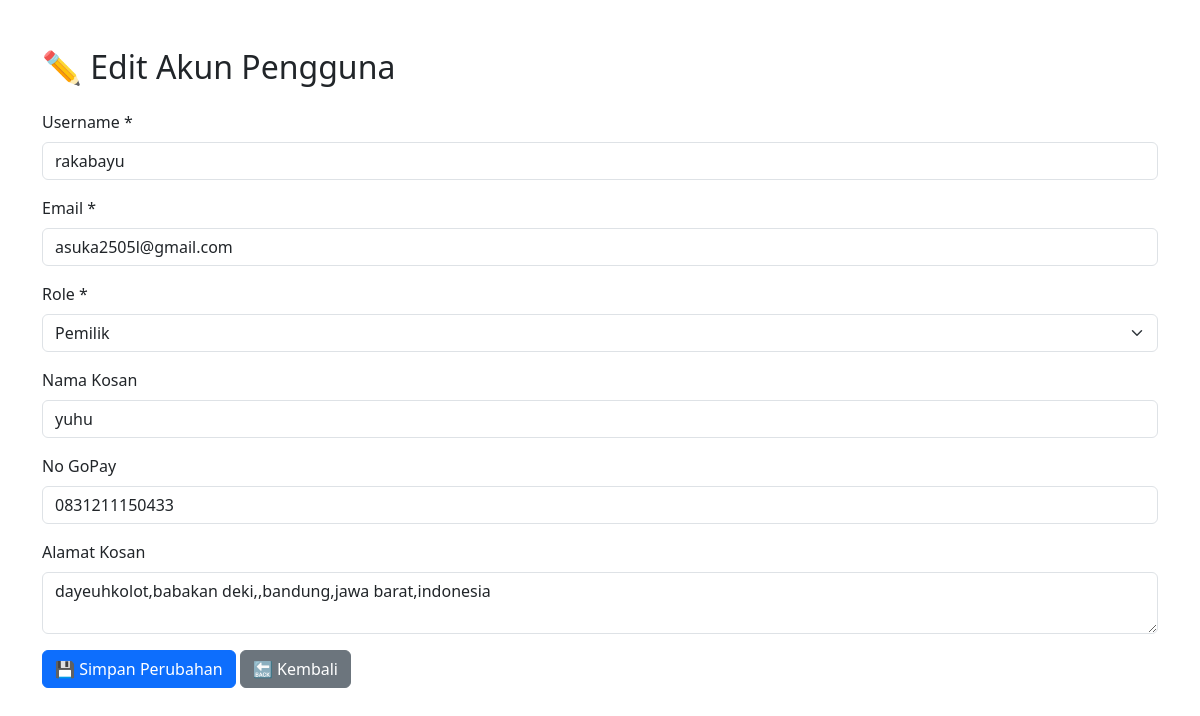
/commponent/edit_user.php?id=100 (signed in), run on the app's committed database.
### tables this page shows
CREATE TABLE `users` (
  `id` int(11) NOT NULL AUTO_INCREMENT,
  `username` varchar(255) NOT NULL,
  `password` varchar(255) NOT NULL,
  `email` varchar(255) NOT NULL,
  `role` varchar(10) NOT NULL,
  `nama_kosan` varchar(255) DEFAULT NULL,
  `created_at` timestamp NOT NULL DEFAULT current_timestamp(),
  `reset_token` varchar(255) DEFAULT NULL,
  `reset_token_expiry` datetime DEFAULT NULL,
  `no_gopay` varchar(20) DEFAULT NULL,
  `alamat_kosan` text DEFAULT NULL,
  `latitude` varchar(50) DEFAULT NULL,
  `longitude` varchar(50) DEFAULT NULL,
  `is_verified` tinyint(1) DEFAULT 0,
  `verification_token` varchar(100) DEFAULT NULL,
  `is_deleted` tinyint(1) DEFAULT 0,
  PRIMARY KEY (`id`)
);

### commponent/edit_user.php (the view, shortened to what this page needs)
<?php
$host = 'localhost';
$dbname = 'users';
$username = 'root';
$password = '';
try {
    $pdo = new PDO("mysql:host=$host;dbname=$dbname", $username, $password);
    $pdo->setAttribute(PDO::ATTR_ERRMODE, PDO::ERRMODE_EXCEPTION);
} catch (PDOException $e) {
    die("Koneksi gagal: " . $e->getMessage());
}
$id = $_GET['id'] ?? null;
$stmt = $pdo->prepare("SELECT * FROM users WHERE id = ?");
$stmt->execute([$id]);
$user = $stmt->fetch();
?>
<!DOCTYPE html>
<html>
<head>
    <link href="https://cdn.jsdelivr.net/npm/bootstrap@5.3.0/dist/css/bootstrap.min.css" rel="stylesheet">
</head>
<body>
<div class="container mt-5">
    <h2 class="mb-4">✏️ Edit Akun Pengguna</h2>
    <form method="POST">
        <div class="mb-3">
            <label class="form-label">Username *</label>
            <input type="text" name="username" value="<?= htmlspecialchars($user['username']) ?>" class="form-control" required>
        </div>
        <div class="mb-3">
            <label class="form-label">Email *</label>
            <input type="email" name="email" value="<?= htmlspecialchars($user['email']) ?>" class="form-control" required>
        </div>
        <div class="mb-3">
            <label class="form-label">Role *</label>
            <select name="role" class="form-select" required>
                <option value="pemilik" <?= $user['role'] === 'pemilik' ? 'selected' : '' ?>>Pemilik</option>
            </select>
        </div>
        <div class="mb-3">
            <label class="form-label">Nama Kosan</label>
            <input type="text" name="nama_kosan" value="<?= htmlspecialchars($user['nama_kosan']) ?>" class="form-control">
        </div>
        <div class="mb-3">
            <label class="form-label">No GoPay</label>
            <input type="text" name="no_gopay" value="<?= htmlspecialchars($user['no_gopay']) ?>" class="form-control">
        </div>
        <div class="mb-3">
            <label class="form-label">Alamat Kosan</label>
            <textarea name="alamat_kosan" class="form-control"><?= htmlspecialchars($user['alamat_kosan']) ?></textarea>
        </div>
        <button type="submit" class="btn btn-primary">💾 Simpan Perubahan</button>
        <a href="admin_dashboard.php" class="btn btn-secondary">🔙 Kembali</a>
    </form>
</div>
</body>
</html>

### data on the page
users: username "rakabayu", email "asuka2505l@gmail.com", role "Pemilik", nama_kosan "yuhu", no_gopay "0831211150433", alamat_kosan "dayeuhkolot,babakan deki,,bandung,jawa barat,indonesia"
